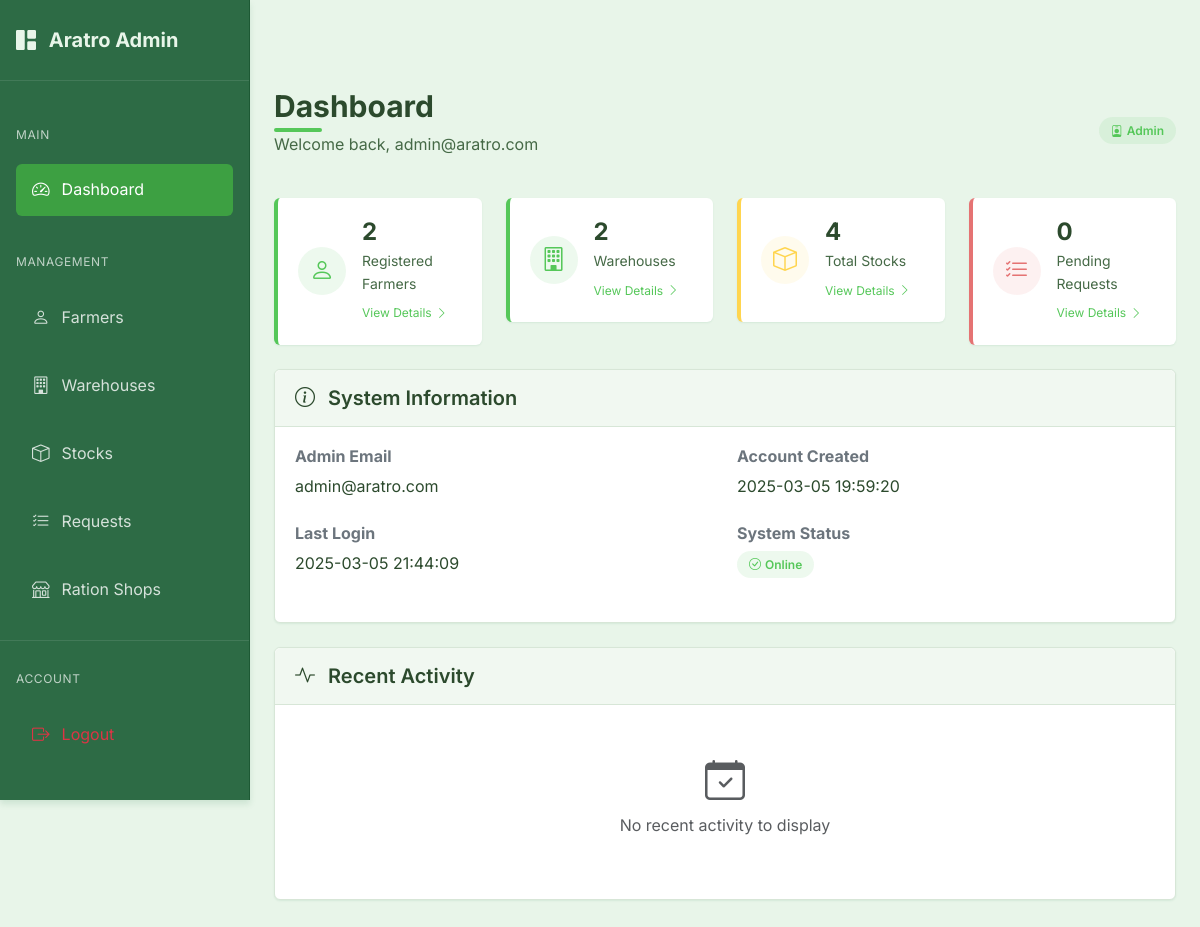
The page /admin/ (signed in) on the database as committed earlier.
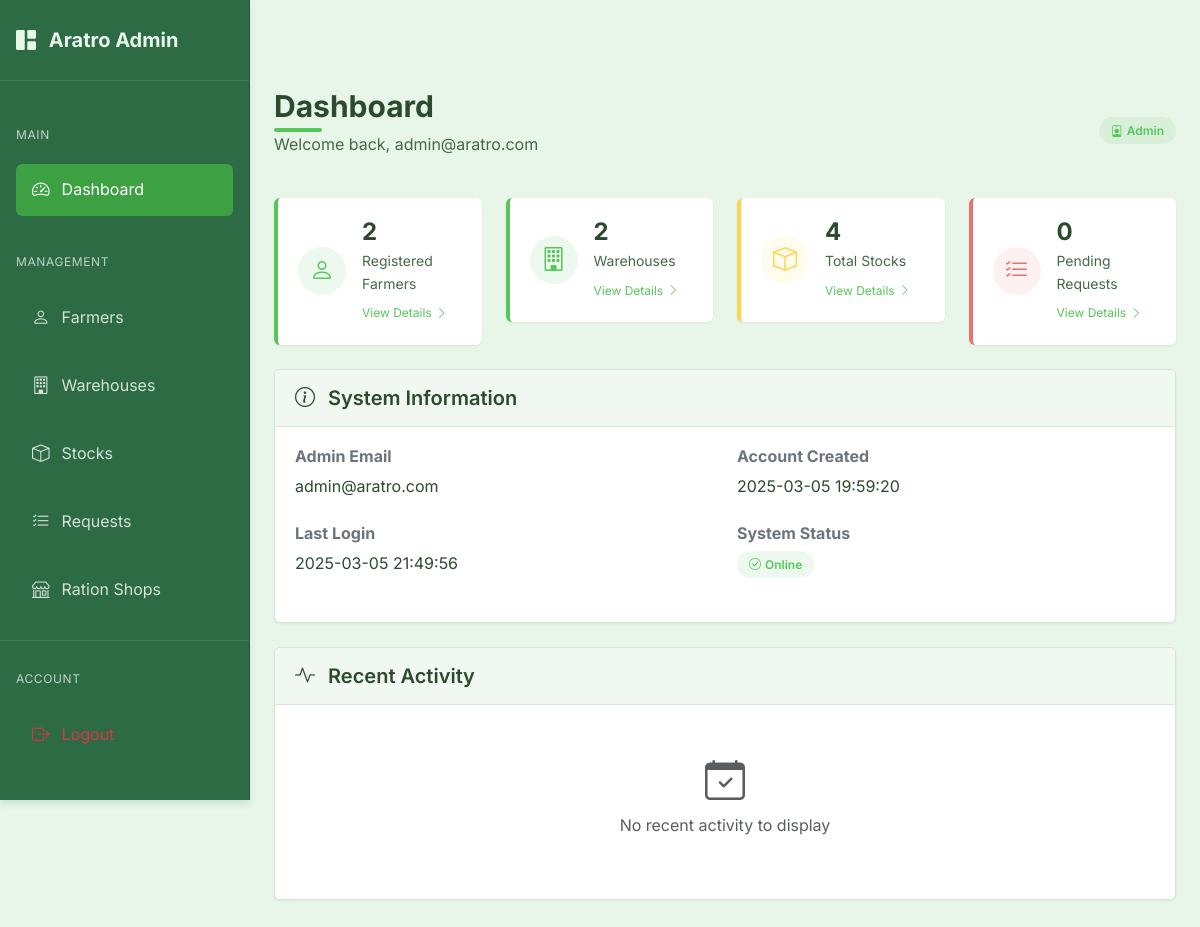
The same page on the database as committed later.
### models.py (models this page shows)
class Admin(UserMixin, db.Model):
    id = db.Column(db.Integer, primary_key=True)
    email = db.Column(db.String(100), unique=True, nullable=False)
    password_hash = db.Column(db.String(256), nullable=False)
    created_at = db.Column(db.DateTime, default=datetime.utcnow)
    last_login = db.Column(db.DateTime)
    role = 'admin'  # Add a static role attribute
    def get_id(self):
        return f"admin_{self.id}"
    def __repr__(self):
        return f'<Admin {self.email}>'

### routes.py (the view)
@admin.route('/')
@admin_required
def dashboard():
    print(f"Admin dashboard accessed by user: {current_user.id}")
    admin_user = Admin.query.get(current_user.id)
    farmer_count = Farmer.query.count()
    warehouse_count = Warehouse.query.count()
    stock_count = Stock.query.count()
    pending_requests = StockRequest.query.filter_by(status='pending').count()
    print(f"Dashboard stats: farmers={farmer_count}, warehouses={warehouse_count}, stocks={stock_count}, pending={pending_requests}")
    return render_template('admin/dashboard.html',
                          admin_user=admin_user,
                          farmer_count=farmer_count,
                          warehouse_count=warehouse_count,
                          stock_count=stock_count,
                          pending_requests=pending_requests)

### app.py (called while the page is built)
@login_manager.user_loader
def load_user(user_id):
    try:
        if user_id.startswith('admin_'):
            admin_id = int(user_id.split('_')[1])
            return Admin.query.get(admin_id)
        else:
            return User.query.get(int(user_id))
    except Exception as e:
        print(f"Error loading user: {e}")
        return None

@app.before_request
def before_request():
    session.permanent = True  # Use permanent session with lifetime set above

### routes.py (called while the page is built)
@admin.context_processor
def inject_admin_data():
    admin_data = {'current_user': current_user}
    if current_user.is_authenticated:
        admin_user = Admin.query.get(current_user.id)
        if admin_user:
            admin_data['admin_user'] = admin_user
    return admin_data

### templates/admin/dashboard.html (shortened to what this page needs)
{% extends "admin/base_admin.html" %}
{% block admin_content %}
<div class="page-header d-flex justify-content-between align-items-center">
    <div>
        <h1 class="page-title">Dashboard</h1>
        <p class="page-subtitle">Welcome back, {{ admin_user.email }}</p>
    </div>
    <div>
        <span class="admin-badge admin-badge-primary">
            <i class="bi bi-person-badge me-1"></i>
            Admin
        </span>
    </div>
</div>
<div class="row">
    <div class="col-xl-3 col-md-6">
        <div class="stats-card stats-card-primary">
            <div class="stats-icon stats-icon-primary">
                <i class="bi bi-person"></i>
            </div>
            <div class="stats-content">
                <h3 class="stats-value">{{ farmer_count }}</h3>
                <p class="stats-label">Registered Farmers</p>
                <a href="{{ url_for('admin.farmers') }}" class="stats-link">
                    View Details <i class="bi bi-chevron-right ms-1"></i>
                </a>
            </div>
        </div>
    </div>
    <div class="col-xl-3 col-md-6">
        <div class="stats-card stats-card-success">
            <div class="stats-icon stats-icon-success">
                <i class="bi bi-building"></i>
            </div>
            <div class="stats-content">
                <h3 class="stats-value">{{ warehouse_count }}</h3>
                <p class="stats-label">Warehouses</p>
                <a href="{{ url_for('admin.warehouses') }}" class="stats-link">
                    View Details <i class="bi bi-chevron-right ms-1"></i>
                </a>
            </div>
        </div>
    </div>
    <div class="col-xl-3 col-md-6">
        <div class="stats-card stats-card-warning">
            <div class="stats-icon stats-icon-warning">
                <i class="bi bi-box"></i>
            </div>
            <div class="stats-content">
                <h3 class="stats-value">{{ stock_count }}</h3>
                <p class="stats-label">Total Stocks</p>
                <a href="{{ url_for('admin.stocks') }}" class="stats-link">
                    View Details <i class="bi bi-chevron-right ms-1"></i>
                </a>
            </div>
        </div>
    </div>
    <div class="col-xl-3 col-md-6">
        <div class="stats-card stats-card-danger">
            <div class="stats-icon stats-icon-danger">
                <i class="bi bi-list-check"></i>
            </div>
            <div class="stats-content">
                <h3 class="stats-value">{{ pending_requests }}</h3>
                <p class="stats-label">Pending Requests</p>
                <a href="{{ url_for('admin.requests') }}" class="stats-link">
                    View Details <i class="bi bi-chevron-right ms-1"></i>
                </a>
            </div>
        </div>
    </div>
</div>
<div class="admin-card">
    <div class="admin-card-header">
        <h5 class="admin-card-title">
            <i class="bi bi-info-circle me-2"></i>
            System Information
        </h5>
    </div>
    <div class="admin-card-body">
        <div class="row">
            <div class="col-md-6">
                <div class="mb-4">
                    <h6 class="fw-bold text-secondary mb-2">Admin Email</h6>
                    <p class="mb-0">{{ admin_user.email }}</p>
                </div>
                <div class="mb-4">
                    <h6 class="fw-bold text-secondary mb-2">Last Login</h6>
                    <p class="mb-0">{{ admin_user.last_login.strftime('%Y-%m-%d %H:%M:%S') if admin_user.last_login else 'First login' }}</p>
                </div>
            </div>
            <div class="col-md-6">
                <div class="mb-4">
                    <h6 class="fw-bold text-secondary mb-2">Account Created</h6>
                    <p class="mb-0">{{ admin_user.created_at.strftime('%Y-%m-%d %H:%M:%S') }}</p>
                </div>
                <div class="mb-4">
                    <h6 class="fw-bold text-secondary mb-2">System Status</h6>
                    <p class="mb-0">
                        <span class="admin-badge admin-badge-success">
                            <i class="bi bi-check-circle me-1"></i>
                            Online
                        </span>
                    </p>
                </div>
            </div>
        </div>
    </div>
</div>
<div class="admin-card">
    <div class="admin-card-header">
        <h5 class="admin-card-title">
            <i class="bi bi-activity me-2"></i>
            Recent Activity
        </h5>
    </div>
    <div class="admin-card-body">
        <div class="d-flex align-items-center justify-content-center py-4">
            <div class="text-center text-muted">
                <i class="bi bi-calendar-check fs-1 mb-3"></i>
                <p>No recent activity to display</p>
            </div>
        </div>
    </div>
</div>
{% endblock %}

### templates/admin/base_admin.html (shortened to what this page needs)
<!DOCTYPE html>
<html lang="en">
<head>
    <link href="https://cdn.jsdelivr.net/npm/bootstrap@5.3.0/dist/css/bootstrap.min.css" rel="stylesheet">
    <link rel="stylesheet" href="https://cdn.jsdelivr.net/npm/bootstrap-icons@1.11.0/font/bootstrap-icons.css">
    <link rel="stylesheet" href="{{ url_for('static', filename='css/style.css') }}">
</head>
<body>
    <div class="admin-sidebar">
        <div class="sidebar-header">
            <a href="{{ url_for('admin.dashboard') }}" class="sidebar-brand">
                <i class="bi bi-grid-1x2-fill me-2"></i>
                Aratro Admin
            </a>
        </div>
        <div class="sidebar-nav">
            <div class="sidebar-heading">Main</div>
            <div class="sidebar-item">
                <a href="{{ url_for('admin.dashboard') }}" class="sidebar-link {% if request.endpoint == 'admin.dashboard' %}active{% endif %}">
                    <i class="bi bi-speedometer2"></i>
                    <span>Dashboard</span>
                </a>
            </div>
            <div class="sidebar-heading">Management</div>
            <div class="sidebar-item">
                <a href="{{ url_for('admin.farmers') }}" class="sidebar-link {% if request.endpoint == 'admin.farmers' %}active{% endif %}">
                    <i class="bi bi-person"></i>
                    <span>Farmers</span>
                </a>
            </div>
            <div class="sidebar-item">
                <a href="{{ url_for('admin.warehouses') }}" class="sidebar-link {% if request.endpoint == 'admin.warehouses' %}active{% endif %}">
                    <i class="bi bi-building"></i>
                    <span>Warehouses</span>
                </a>
            </div>
            <div class="sidebar-item">
                <a href="{{ url_for('admin.stocks') }}" class="sidebar-link {% if request.endpoint == 'admin.stocks' %}active{% endif %}">
                    <i class="bi bi-box"></i>
                    <span>Stocks</span>
                </a>
            </div>
            <div class="sidebar-item">
                <a href="{{ url_for('admin.requests') }}" class="sidebar-link {% if request.endpoint == 'admin.requests' %}active{% endif %}">
                    <i class="bi bi-list-check"></i>
                    <span>Requests</span>
                </a>
            </div>
            <div class="sidebar-item">
                <a href="{{ url_for('admin.ration_shops') }}" class="sidebar-link {% if request.endpoint == 'admin.ration_shops' %}active{% endif %}">
                    <i class="bi bi-shop"></i>
                    <span>Ration Shops</span>
                </a>
            </div>
            <div class="sidebar-divider"></div>
            <div class="sidebar-heading">Account</div>
            <div class="sidebar-item">
                <a href="{{ url_for('admin.logout') }}" class="sidebar-link text-danger">
                    <i class="bi bi-box-arrow-right"></i>
                    <span>Logout</span>
                </a>
            </div>
        </div>
    </div>
    <div class="admin-content">
        {% block admin_content %}{% endblock %}
    </div>
</body>
</html>

### static/css/style.css (style rules this page uses)
:root { --primary-color: #55c759; --primary-dark: #3da042; --primary-light: #7ed681; --secondary-color: #358856; --secondary-dark: #246b3d; --secondary-light: #4a9d6a; --accent-1: #92d275; --accent-2: #6ab04c; --accent-3: #437c2d; --background-color: #e8f5e9; --surface-color: #f1f8f1; --surface-hover: #e1efe1; --text-primary: #2c4a2d; --text-secondary: #456946; --text-light: #588559; --success-color: #55c759; --error-color: #e57373; --error-color-rgb: 229, 115, 115; --warning-color: #ffd54f; --info-color: #4db6ac; --border-color: #d7e6d7; --border-radius: 0.375rem; --shadow-sm: 0 1px 2px rgba(53, 136, 86, 0.1); --shadow-md: 0 4px 6px rgba(53, 136, 86, 0.15); --shadow-lg: 0 10px 15px rgba(53, 136, 86, 0.2); --spacing-xs: 0.25rem; --spacing-sm: 0.5rem; --spacing-md: 1rem; --spacing-lg: 1.5rem; --spacing-xl: 2rem; --font-family: 'Inter', system-ui, -apple-system, BlinkMacSystemFont, 'Segoe UI', Roboto, Oxygen, Ubuntu, Cantarell, 'Open Sans', 'Helvetica Neue', sans-serif; }
* { margin: 0; padding: 0; box-sizing: border-box; }
body { font-family: var(--font-family); background-color: var(--background-color); color: var(--text-primary); line-height: 1.6; padding-top: 4rem; min-height: 100vh; }
h1, h2, h3, h4, h5, h6 { margin-bottom: var(--spacing-md); color: var(--text-primary); font-weight: 600; }
h1 { font-size: 1.875rem; position: relative; display: inline-block; margin-bottom: 1.5rem; }
h1::after { content: ''; position: absolute; bottom: -0.5rem; left: 0; width: 3rem; height: 0.25rem; background: var(--primary-color); border-radius: 0.125rem; }
.text-center { text-align: center; }
.mb-2 { margin-bottom: 0.5rem; }
.mb-3 { margin-bottom: 1rem; }
.mb-4 { margin-bottom: 1.5rem; }

Rows that differ between the two databases and show on the page:
changed Admin "admin@aratro.com": last_login "2025-03-05 21:44:09" → "2025-03-05 21:49:56"
